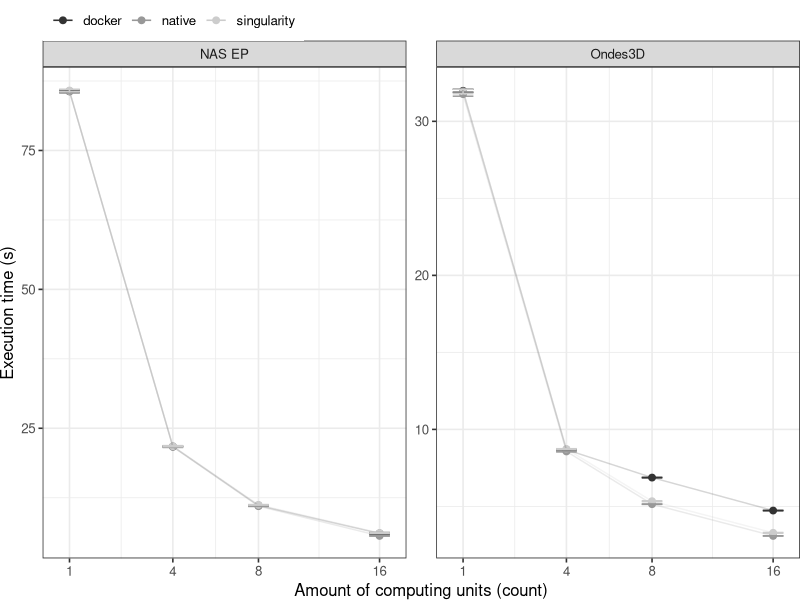

Here is the R script that generated this plot:
library(tidyverse);

results_ep <- read_csv('./nas/results.csv') %>% mutate(experiment = 'NAS EP')
results_ondes3d <- read_csv('./ondes3d/results.csv') %>% mutate(experiment = 'Ondes3D')

results <-bind_rows(results_ep, results_ondes3d)
results <- results %>%
  mutate(time=time/1000) %>%
  group_by(experiment, environment, parallelism) %>%
  summarize(
    samples = n(),
    average = mean(time),
    stdDeviation = sd(time),
    stdError = 3*stdDeviation/sqrt(samples)
  );

default_theme <- function() {
  ret <- list();
  ret[[length(ret)+1]] <- theme (
    plot.margin = unit(c(0,0,0,0), "cm"),
    legend.spacing = unit(1, "mm"),
    legend.position = "top",
    legend.justification = "left",
    legend.box.spacing = unit(0, "pt"),
    legend.box.margin = margin(0,0,0,0),
    legend.title = element_blank());
  return(ret);
}

g <- ggplot(results, aes(x = parallelism, y = average)) + 
  scale_x_continuous(breaks=c(1, 4, 8, 16), trans='sqrt') + 
  geom_point(aes(col=environment), size=2) + 
  geom_line(aes(col=environment), size = 0.5, alpha = 0.2) + 
  geom_errorbar(aes(ymin=average-stdError, ymax=average+stdError, col=environment), width=0.2) +
  facet_wrap(~ experiment, scales = 'free_y') +
  scale_color_grey() +
  xlab("Amount of computing units (count)") +
  ylab("Execution time (s)") +
  theme_bw(base_size = 12) +
  theme(legend.position = "top", legend.spacing = unit(x=c(0,0,0,0),units="mm")) +
  default_theme()

plot(g)
